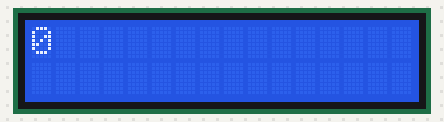
Simulated run of this sketch. Board: Arduino Uno, built with avr-gcc and run on an emulated ATmega328P. Shown: 16×2 character LCD.

Above: at 0.1 s.
At 4.1 s:
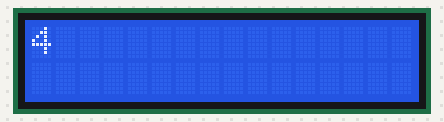
At 9.1 s:
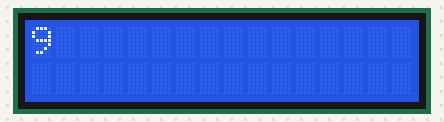
At 19.1 s:
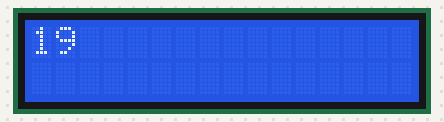
At 29.1 s:
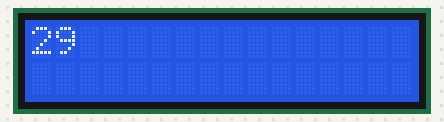
At 39.1 s:
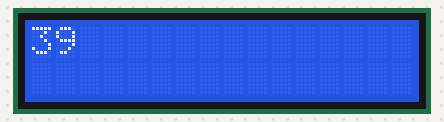

Measured:
- what the display in image 1 shows lasts 1.0 s, from 4.0 s to 5.0 s

The sketch:

MILLIS.ino
```cpp
#include<LiquidCrystal.h>
LiquidCrystal lcd(8,9,4,5,6,7);
long sure=0;

void setup()
{
 lcd.begin(16,2);

}

void loop()
{
  sure=millis()/1000;
  lcd.setCursor(0,0);
  lcd.print(sure);

}
```
